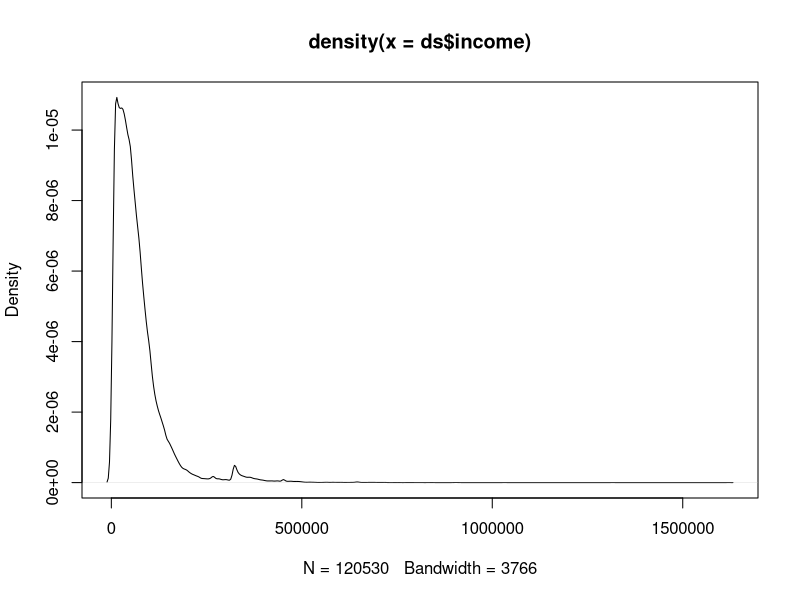
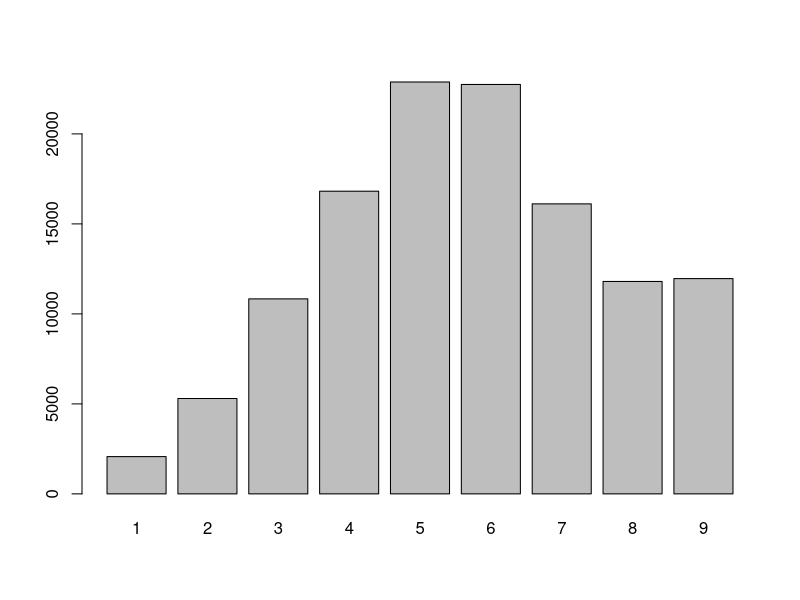
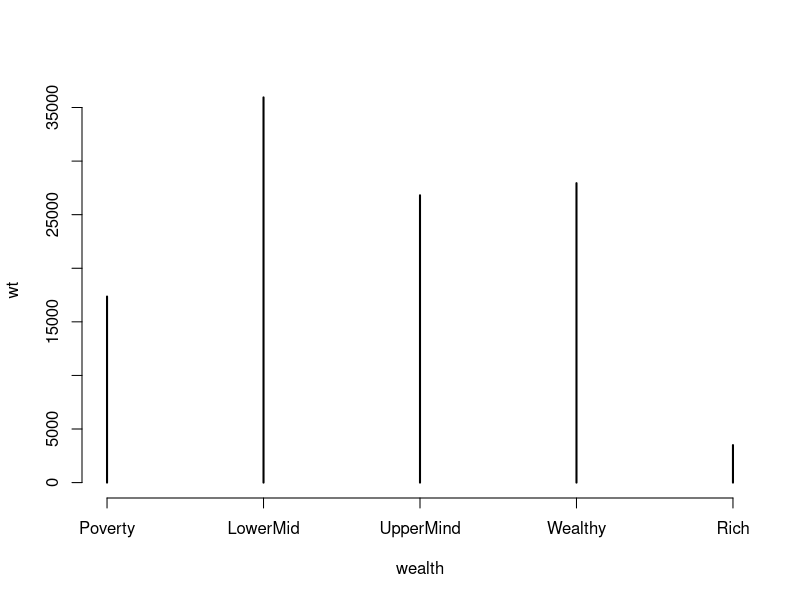
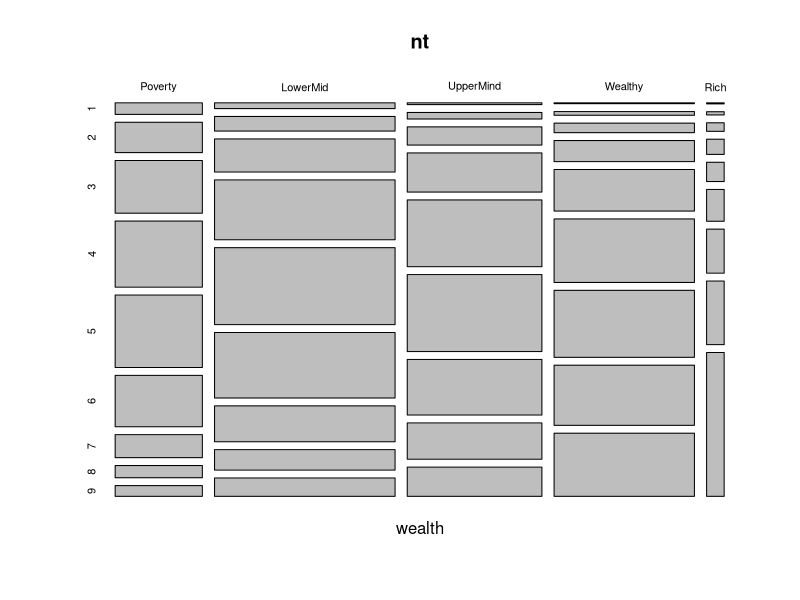

Write the R code that produced these figures, in order. (Note: this script raises an error after producing the figures.)
# Module Four: Lab 1
# from "Data Science and Big Data Analytics" 
#
ls()
###################################################
## Step 0: Getting started with R 
###################################################
setwd("C:/Users/jaycee/Desktop/Data-Science-and-Big-Data-Analytics--Wealth")
lab1 <- read.table("lab1_01.txt", sep="|", header=TRUE)
lab2 <- read.table("lab1_02.txt", sep="|", header=TRUE) 


colnames(lab1)

ls()
rm(lab2)
ls()
ds <- lab1
ds

colnames(ds)

colnames(ds) <- c("serialno", "income", "rooms")

summary(ds$income)

range(ds$income)
sd(ds$income)

var(ds$income)

plot(density(ds$income))


summary(ds$rooms)

range(ds$rooms)

sd(ds$rooms)

plot(as.factor(ds$rooms))
(m <- mean(ds$income, trim = 0.10))

summary(m)

ds <- subset(ds, ds$income >= 10000 & ds$income < 1000000)
summary(ds)

quantile(ds$income, seq(from=0, to=1, length=11))
summary(ds$income)

summary(ds$income, ds$rooms)
breaks <- c(0, 23000, 52000, 82000, 250000, 999999)

breaks
labels <- c("Poverty", "LowerMid", "UpperMind", "Wealthy", "Rich")

wealth <- cut(ds$income,breaks, labels)
ds <- cbind(ds, wealth)
head(ds)

wt <- table(wealth)
percent <- wt/sum(wt) * 100
wt

percent
plot(wt)
nt <- table(wealth, ds$rooms)
print(nt)

plot(nt)
rm(wealth, breaks, labels)

ls()
save(ds, wt, nt, file = "Census.Rdata")
ls()
library(MASS)



















# look at some data values 

head(lab1, n=10)
tail(lab2, n=10)

# lets look in more detail 


summary(lab1)

# and remove some extraneous variables (columns)

nlab1 <- lab1[,2:3]

# what did we get? 



dim(nlab1)
typeof(nlab1)
class(nlab1)

# what does summary() say now? 


summary(nlab1)

# same correlation values or different? 

cor(nlab1)

# clean up and save

rm(lab1) 
lab1 <- nlab1
save(lab1, lab2, file="Labs.Rdata")
rm(lab1, lab2)
ls()      # make sure they?re not in the workspace




###################################################
## Step 1: scalars and strings
###################################################

n <- 1  # scalar
s <- "Columbus, Ohio"   # string 

###################################################
## Step 2: vectors of strings and numbers
################################################### 

levels <- c("Worst", "Bad", "Mediocre", "Good", "Awesome")
ratings <- c("Worst", "Worst", "Bad", "Bad", "Good", "Bad", "Bad") 
critics <- c("Siskel", "Ebert", "Rowen", "Martin")
movies <- c("The Undefeated", "Snakes on a Plane", "Encino Man", "Casablanca")
attendance <- c(15, 350,175, 400)
reviewers <- c("Siskel", "Siskel", "Ebert", "Ebert", "Rowan", "Martin", "Rowan")

###################################################
## Step 3: factors and lists
###################################################
f <- factor(ratings, levels)  

fl <- list(ratings=ratings, critics=critics, 
           movies=movies, attendance=attendance)

###################################################
## Step 4: Matrices, Tables, and Data Frames
###################################################

mdat <- matrix(c(1,2,3, 11,12,13), nrow = 2, ncol=3, byrow=TRUE,
               dimnames = list(c("row1", "row2"),
                               c("C1", "C2", "C3")))

t <- table(ratings, reviewers)  

###################################################
## Step 5: Defining a Function
###################################################

std <- function(x) sd(x)   # defining a function 
v <- c(1:100)              # create a test vector
std(v)

tellme <- function(x) { 
  p1 <- paste("Type of", x, " is",typeof(x),sep=" ")
  print(p1)
  p2 <- paste("Class of", x, "is", class(x), sep=" ")
  print(p2)
  p3 <- paste("String rep of ",x," is", str(x), sep=" ")
  print(p3)
  p4 <- paste("Names for ", x, "is", names(x), sep=" ")
  print(p4)
  invisible()
}
tellme(t)

###################################################
## End 
###################################################
